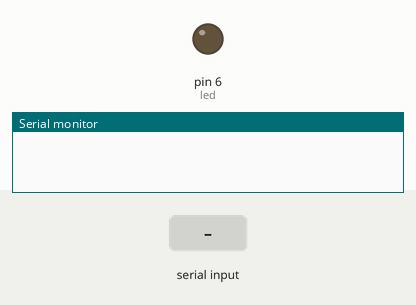
This sketch was run on a simulated Arduino Uno, built with avr-gcc and run on an emulated ATmega328P. Parts: output pins drawn as LEDs (lit = HIGH), the last lines printed to the serial monitor. Inputs (shaded band) come from the test bench.

Above: at 1.2 s.
1.3 s: "a" received over Serial
At 1.7 s:
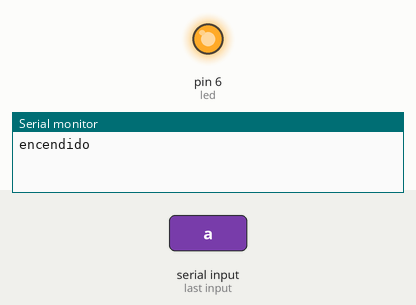
Timing chart, 0 to 4.3 s (numbered marks = the images above; inputs shaded):
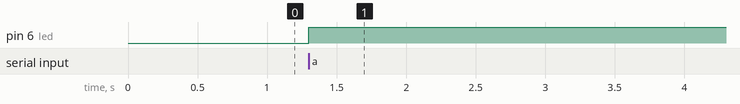

Measured:
- after the input at 1.3 s, pin 6 (led): LOW → HIGH at once

The sketch:

escritura_serial.ino
```cpp
/*
--------------------------------------
Escritura serial
--------------------------------------
Consiste en escribir por la pantalla del computador (consola serial)
una letra predeterminada, la primera vez que se escriba está
un LED se enciende, si se vuelve a escribir por segunda vez
el LED se apaga.

*/

int led=6;
char recibido;
boolean activo;


void setup()
{
  Serial.begin(9600);  //ESTABLECE VELOCIDAD DE TRANSMISION
  pinMode(led,OUTPUT);
  digitalWrite(led,LOW);
}

void loop()
{

  if (Serial.available())
  {
     recibido=Serial.read();

    if ((recibido=='a')&&(activo==false))
    {
      digitalWrite(led,HIGH);
      Serial.println("encendido");
      activo=true;

    }
    else if ((recibido=='a')&&(activo==1))
    {
      Serial.println("apagado");
      digitalWrite(led,LOW);
      activo=false;

    }
  }
}
```
